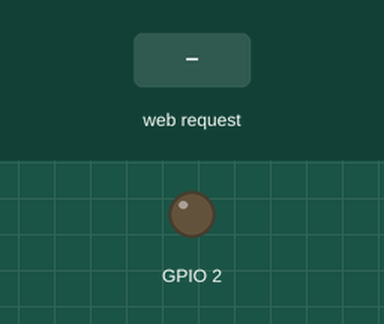
The sketch below on a simulated ESP8266 (NodeMCU). Shown: output pins drawn as LEDs (lit = HIGH). The test bench sets the inputs (shaded band). WiFi joins after 1.5 s; servers stay silent unless stated; what the sketch prints to the serial monitor is not drawn.

Above: at 2.7 s.
2.8 s: HTTP request GET /gpio/1 received
At 3.9 s:
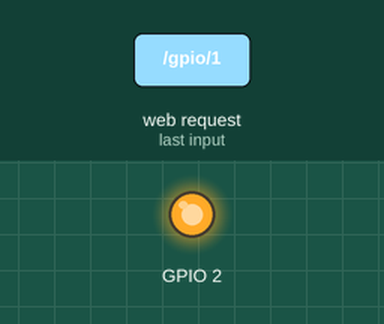
4.3 s: HTTP request GET /gpio/0 received
At 5.0 s:
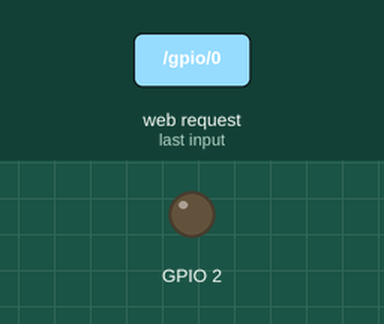
Timing chart, 0 to 7.3 s (numbered marks = the images above; inputs shaded):
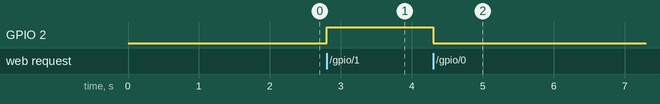

Measured:
- after the input at 2.8 s, GPIO 2: LOW → HIGH at once
- after the input at 4.3 s, GPIO 2: HIGH → LOW at once

The sketch:

nodemcu_m_simulate_static.ino
```cpp
#include <ESP8266WiFi.h>

const char* ssid = "SANDEEP_WIFI";
const char* password = "qwertyuiop";
bool bcheck=1;
bool send_data=0;
int32_t timer=0;

/*
IPAddress ip(192, 168, 1, 4); //set static ip
IPAddress gateway(192, 168, 0, 1); //set getteway
IPAddress subnet(255, 255, 255, 0);//set subnet
*/

// Create an instance of the server
// specify the port to listen on as an argument
WiFiServer server(80);

void setup() {
  Serial.begin(57600);

  // prepare GPIO2
  pinMode(2, OUTPUT);
  digitalWrite(2, 0);

  // Connect to WiFi network
  Serial.println();
  Serial.println();
  Serial.print("Connecting to ");
  Serial.println(ssid);

  //WiFi.config(ip, gateway, subnet);
  WiFi.begin(ssid, password);

  while (WiFi.status() != WL_CONNECTED) {
    delay(500);
    Serial.print(".");
  }
  Serial.println("");
  Serial.println("WiFi connected");

  // Start the server
  server.begin();
  Serial.println("Server started");

  // Print the IP address
  Serial.println(WiFi.localIP());
}

void loop() {
  // Check if a client has connected
  WiFiClient client = server.available();
  if (!client) {
    return;
  }

  // Wait until the client sends some data
  Serial.println("new client");
  while(!client.available()){
    delay(1);
  }

  // Read the first line of the request
  String req = client.readStringUntil('\r');
  Serial.println(req);
  client.flush();

  // Match the request
  int val;
  if (req.indexOf("/gpio/0") != -1)
    val = 0;
  else if (req.indexOf("/gpio/1") != -1)
    val = 1;
  else {
    Serial.println("invalid request");
    client.stop();
    return;
  }

  // Set GPIO2 according to the request
  digitalWrite(2, val);


  // Prepare the response
  String s = "HTTP/1.1 200 OK\r\nContent-Type: text/html\r\n\r\n";
  // Send the response to the client
  if (val==1)
  {
    Serial.print("X");
  }
  else if (val==0)
  {
    Serial.print("Y");
    while (!Serial.available())
    {
      delay(1);
    }
  }

  timer = millis();
  while ((Serial.available()) || (millis() - timer < 1000))
  {
    if (Serial.available())
    {
      char t = Serial.read();
      Serial.print(t);
      s+=t;
    }
  }

  /*
  if (send_data==1)
  {
    while (Serial.available())
    {
      char t = Serial.read();
      Serial.print(t);
      s+=t;
    }
    send_data=0;
  }
  */

  client.print(s);
  Serial.println("Client disonnected");

  // The client will actually be disconnected
  // when the function returns and 'client' object is detroyed
}
```
